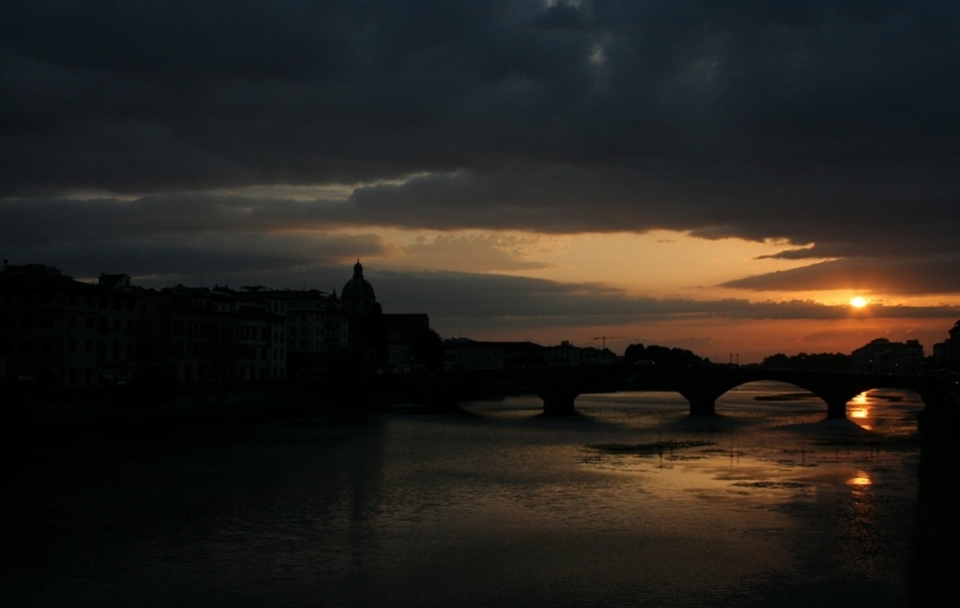
%> input picture low-light image enhancement/LHE/30.jpg, 960 x 608 px
$ octave LHE_2.m   (GNU Octave 9; MATLAB toolbox functions it lacks are replaced by stand-ins)
%> lines starting %> are read from the running program, lines starting %| are printed output that depends on the picture
filename = '30.jpg';
I = im2double(imread(filename));
alpha = 0.06;
tic
J(:,:,1) = adapthisteq(I(:,:,1),'ClipLimit',alpha);
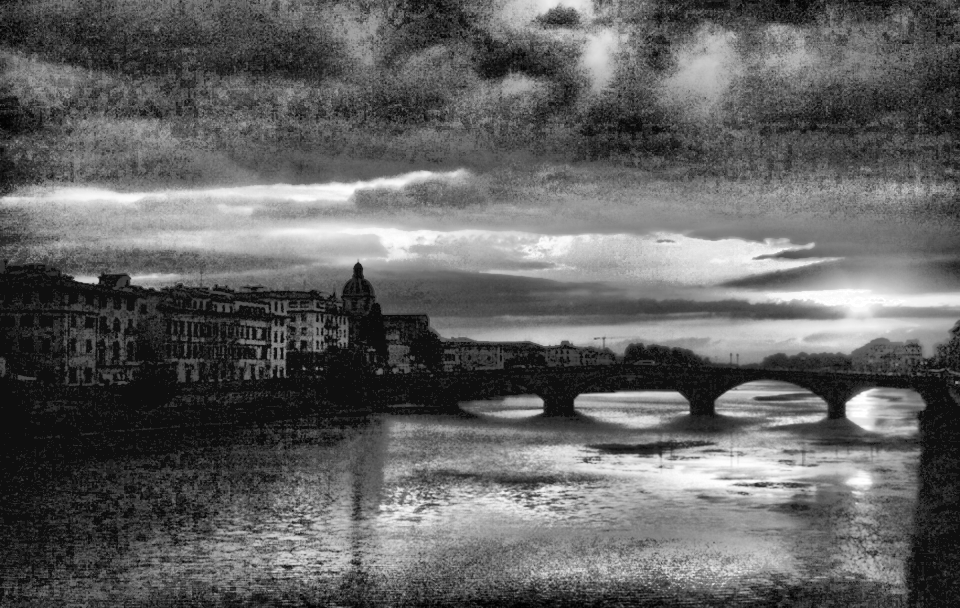
%> J: size 608x960 double; min 0, max 1, mean 0.387
J(:,:,2) = adapthisteq(I(:,:,2),'ClipLimit',alpha);
J(:,:,3) = adapthisteq(I(:,:,3),'ClipLimit',alpha);
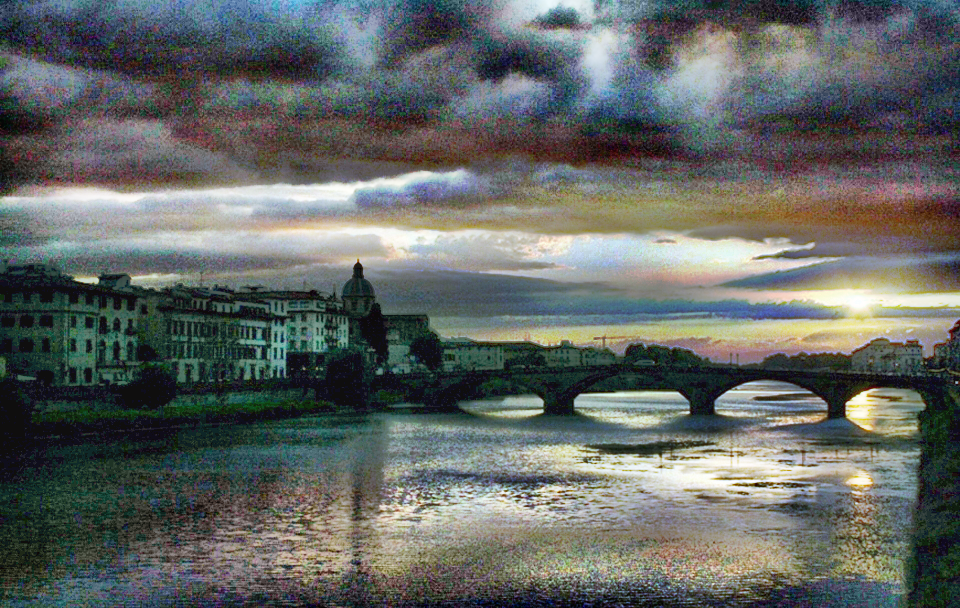
%> J: size 608x960x3 double; mean R, G, B 0.387, 0.407, 0.395
t = toc
figure,imshow(I);
figure,imshow(J);

$ run again, with low-light image enhancement/LHE/car.jpg copied over low-light image enhancement/LHE/30.jpg
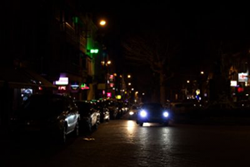
%> input picture low-light image enhancement/LHE/car.jpg, 250 x 167 px
%> `J(:,:,1) = adapthisteq(I(:,:,1),'ClipLimit',alpha);`:
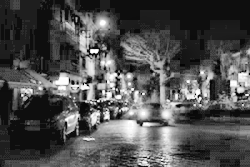
%> J: size 167x250 double; min 0, max 1, mean 0.311
%> `J(:,:,3) = adapthisteq(I(:,:,3),'ClipLimit',alpha);`:
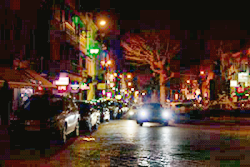
%> J: size 167x250x3 double; mean R, G, B 0.311, 0.22, 0.174

$ run again, with low-light image enhancement/LHE/tree.jpg copied over low-light image enhancement/LHE/30.jpg
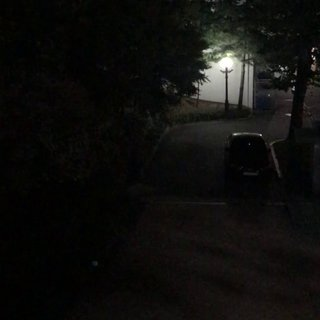
%> input picture low-light image enhancement/LHE/tree.jpg, 320 x 320 px
%> `J(:,:,1) = adapthisteq(I(:,:,1),'ClipLimit',alpha);`:
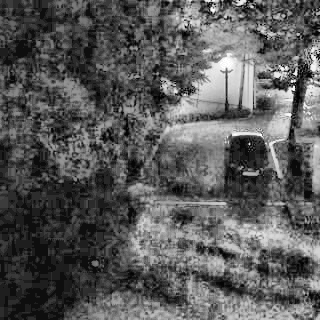
%> J: size 320x320 double; min 0, max 1, mean 0.352
%> `J(:,:,3) = adapthisteq(I(:,:,3),'ClipLimit',alpha);`:
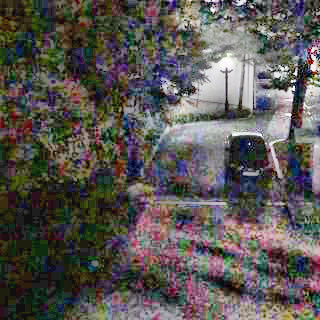
%> J: size 320x320x3 double; mean R, G, B 0.352, 0.337, 0.322
